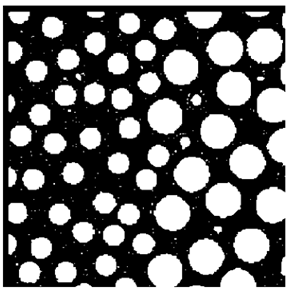
#> input picture Noisy_image.png, 291 x 292 px
$ jupyter execute Question_2P1.ipynb
#> lines starting #> are read from the running program, lines starting #| are printed output that depends on the picture; after the words box and inside, x2 and y2 are one past the last pixel; in counts of white or black regions, pixels touching at a corner belong together
# libraries

[cell 1]
import cv2
import numpy as np
import matplotlib.pyplot as plt

# Dilation and Erosion

[cell 2]
def dilate(image, structuring_element):
    structuring_element_rows, structuring_element_cols = structuring_element.shape
    structuring_element_center = (structuring_element_rows // 2, structuring_element_cols // 2)

    pad_top, pad_left = structuring_element_center
    pad_bottom = structuring_element_rows - pad_top - 1
    pad_right = structuring_element_cols - pad_left - 1

    padded_image = np.pad(image, ((pad_top, pad_bottom), (pad_left, pad_right)), mode='constant', constant_values=0)

    output_image = np.zeros_like(image)

    for row in range(image.shape[0]):
        for col in range(image.shape[1]):
            region = padded_image[row:row+structuring_element_rows, col:col+structuring_element_cols]
            if np.any(np.logical_and(region > 0, structuring_element > 0)):
                output_image[row, col] = 255

    return output_image

[cell 3]
def erode(image, structuring_element):
    structuring_element_rows, structuring_element_cols = structuring_element.shape
    structuring_element_center = (structuring_element_rows // 2, structuring_element_cols // 2)

    pad_top, pad_left = structuring_element_center
    pad_bottom = structuring_element_rows - pad_top - 1
    pad_right = structuring_element_cols - pad_left - 1

    padded_image = np.pad(image, ((pad_top, pad_bottom), (pad_left, pad_right)), mode='constant', constant_values=0)

    output_image = np.zeros_like(image)

    for row in range(image.shape[0]):
        for col in range(image.shape[1]):
            region = padded_image[row:row+structuring_element_rows, col:col+structuring_element_cols]
            if np.all(region[structuring_element > 0] > 0):
                output_image[row, col] = 255

    return output_image

## Noise Reduction

[cell 4]
path = "Noisy_image.png"
noisy_image = cv2.imread(path, 0)
#> noisy_image is the input picture: shape (292, 291); min 0, max 255, mean 106.5

structuring_element = np.ones((7, 7), np.uint8)

eroded = erode(noisy_image, structuring_element)
#> after the loop in erode, `for row in range(image.shape[0]):`:
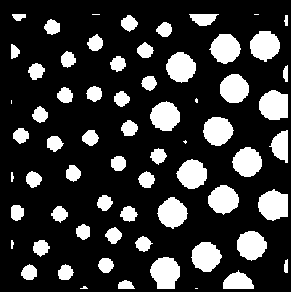
#> output_image: shape (292, 291); 21.1% white; 66 white regions (7 under 20 px), largest, box (x1, y1, x2, y2) and area: (150, 257, 180, 289) 739, (258, 189, 288, 221) 734, (259, 90, 288, 120) 716

cleaned = dilate(eroded, structuring_element)
#> in dilate, `padded_image = np.pad(image, ((pad_top, pad_bottom), (pad_left, pad_ri..`: padded_image: shape (298, 297); 20.3% white; 66 white regions (7 under 20 px), largest, box (x1, y1, x2, y2) and area: (153, 260, 183, 292) 739, (261, 192, 291, 224) 734, (262, 93, 291, 123) 716
#> after the loop in dilate, `for row in range(image.shape[0]):`: output_image: shape (292, 291); 40.4% white; 66 white regions, largest, box (x1, y1, x2, y2) and area: (147, 254, 183, 292) 1147, (255, 186, 291, 224) 1142, (256, 87, 291, 123) 1106

[cell 5]
plt.figure(figsize=(8, 6))
plt.imshow(cleaned, cmap='gray')
plt.axis('off')
plt.show()

## Parallel Vertical Lines

[cell 6]
image_path = "OpenCV.png"
image = cv2.imread(image_path, cv2.IMREAD_GRAYSCALE)
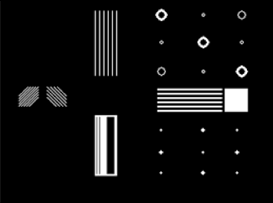
#> input picture OpenCV.png, 273 x 203 px
#> image is the input picture: shape (203, 273); min 0, max 255, mean 14.9
_, binary_image = cv2.threshold(image, 127, 255, cv2.THRESH_BINARY)
#> binary_image: shape (203, 273); 5.7% white; 50 white regions (29 under 20 px), largest, box (x1, y1, x2, y2) and area: (95, 115, 117, 176) 943, (225, 89, 248, 112) 529, (157, 97, 222, 99) 130

[cell 7]
kernel_1x25 = np.ones((25, 1), np.uint8)
kernel_3x25 = np.ones((25, 3), np.uint8)

eroded_1 = erode(binary_image, kernel_1x25)
#> in erode (call 2), `padded_image = np.pad(image, ((pad_top, pad_bottom), (pad_left, pad_ri..`: padded_image: shape (227, 273); 5.1% white; 50 white regions (29 under 20 px), largest, box (x1, y1, x2, y2) and area: (95, 127, 117, 188) 943, (225, 101, 248, 124) 529, (157, 109, 222, 111) 130
#> after the loop in erode (call 2), `for row in range(image.shape[0]):`: output_image: shape (203, 273); 1.5% white; 8 white regions, largest, box (x1, y1, x2, y2) and area: (95, 127, 107, 164) 444, (114, 127, 117, 164) 111, (103, 23, 105, 63) 79
dilated_1 = dilate(eroded_1, kernel_1x25)
#> in dilate (call 2), `padded_image = np.pad(image, ((pad_top, pad_bottom), (pad_left, pad_ri..`: padded_image: shape (227, 273); 1.4% white; 8 white regions, largest, box (x1, y1, x2, y2) and area: (95, 139, 107, 176) 444, (114, 139, 117, 176) 111, (103, 35, 105, 75) 79
#> after the loop in dilate (call 2), `for row in range(image.shape[0]):`: output_image: shape (203, 273); 2.5% white; 8 white regions, largest, box (x1, y1, x2, y2) and area: (95, 115, 107, 176) 732, (114, 115, 117, 176) 183, (103, 11, 105, 75) 127

eroded_2 = erode(binary_image, kernel_3x25)
#> in erode (call 3), `padded_image = np.pad(image, ((pad_top, pad_bottom), (pad_left, pad_ri..`: padded_image: shape (227, 275); 5.1% white; 50 white regions (29 under 20 px), largest, box (x1, y1, x2, y2) and area: (96, 127, 118, 188) 943, (226, 101, 249, 124) 529, (158, 109, 223, 111) 130
#> after the loop in erode (call 3), `for row in range(image.shape[0]):`: output_image: shape (203, 273); 0.73% white; 2 white regions, box (x1, y1, x2, y2) and area: (96, 127, 106, 164) 370, (115, 127, 116, 164) 37
dilated_2 = dilate(eroded_2, kernel_3x25)
#> in dilate (call 3), `padded_image = np.pad(image, ((pad_top, pad_bottom), (pad_left, pad_ri..`:
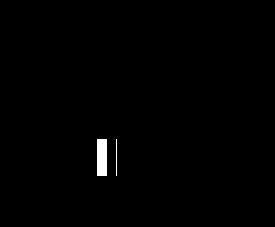
#> padded_image: shape (227, 275); 0.65% white; 2 white regions, box (x1, y1, x2, y2) and area: (97, 139, 107, 176) 370, (116, 139, 117, 176) 37
#> after the loop in dilate (call 3), `for row in range(image.shape[0]):`: output_image: shape (203, 273); 1.7% white; 2 white regions, box (x1, y1, x2, y2) and area: (95, 115, 107, 176) 732, (114, 115, 117, 176) 183

result = dilated_1

plt.figure(figsize=(8, 6))
plt.imshow(result, cmap='gray')
plt.axis('off')
plt.title("Vertical Lines")
plt.show()

## Parallel Horizontal Lines

[cell 8]
_, binary_image = cv2.threshold(image, 127, 255, cv2.THRESH_BINARY)

horizontal_kernel = np.ones((1, 25), np.uint8)

eroded = erode(binary_image, horizontal_kernel)
#> in erode (call 4), `padded_image = np.pad(image, ((pad_top, pad_bottom), (pad_left, pad_ri..`: padded_image: shape (203, 297); 5.3% white; 50 white regions (29 under 20 px), largest, box (x1, y1, x2, y2) and area: (107, 115, 129, 176) 943, (237, 89, 260, 112) 529, (169, 97, 234, 99) 130
#> after the loop in erode (call 4), `for row in range(image.shape[0]):`:
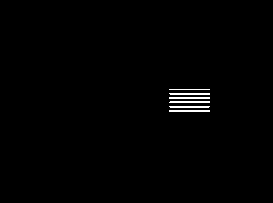
#> output_image: shape (203, 273); 0.81% white in thin lines or dots, all inside (x1, y1, x2, y2) = (169, 89, 210, 112)
result = dilate(eroded, horizontal_kernel)
#> in dilate (call 4), `padded_image = np.pad(image, ((pad_top, pad_bottom), (pad_left, pad_ri..`: padded_image: shape (203, 297); 0.74% white in thin lines or dots, all inside (x1, y1, x2, y2) = (181, 89, 222, 112)
#> after the loop in dilate (call 4), `for row in range(image.shape[0]):`:
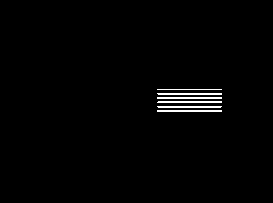
#> output_image: shape (203, 273); 1.3% white in thin lines or dots, all inside (x1, y1, x2, y2) = (157, 89, 222, 112)

[cell 9]
plt.figure(figsize=(8, 6))
plt.imshow(result, cmap='gray')
plt.axis('off')
plt.title("Horizontal Lines")
plt.show()

## Edge Detecting

[cell 10]
image_path = "leaf.png"
image = cv2.imread(image_path, cv2.IMREAD_GRAYSCALE)
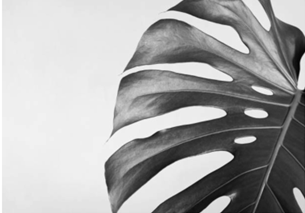
#> input picture leaf.png, 305 x 213 px
#> image is the input picture: shape (213, 305); min 2, max 255, mean 169.2

if image is None:
    raise FileNotFoundError(f"Could not load '{image_path}'. Check the path!")

_, binary_image = cv2.threshold(image, 220, 255, cv2.THRESH_BINARY)
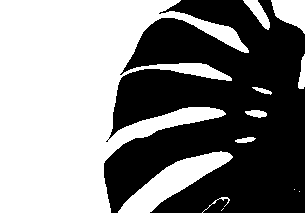
#> binary_image: shape (213, 305); 52.1% white; 1 black region, box (x1, y1, x2, y2) and area: (104, 0, 305, 213) 31124

kernel = np.ones((3, 3), np.uint8)

dilated_image = dilate(binary_image, kernel)
#> in dilate (call 5), `padded_image = np.pad(image, ((pad_top, pad_bottom), (pad_left, pad_ri..`:
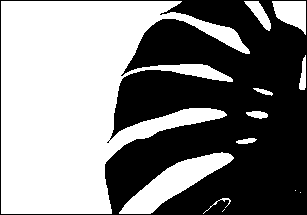
#> padded_image: shape (215, 307); 51.3% white; 1 black region, box (x1, y1, x2, y2) and area: (0, 0, 307, 215) 32164
#> after the loop in dilate (call 5), `for row in range(image.shape[0]):`:
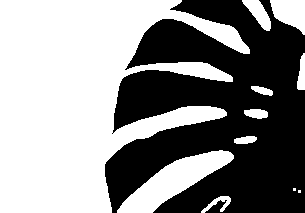
#> output_image: shape (213, 305); 55.1% white; 1 black region, box (x1, y1, x2, y2) and area: (105, 0, 305, 213) 29138

edges = cv2.absdiff(dilated_image, binary_image)
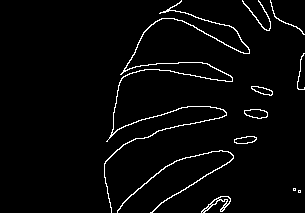
#> edges: shape (213, 305); 3.1% white in thin lines or dots, all inside (x1, y1, x2, y2) = (104, 0, 305, 213)
